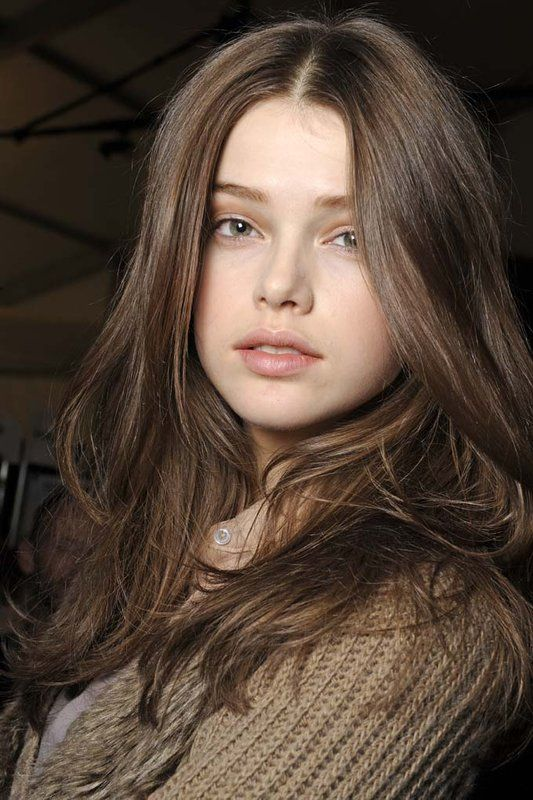
#> input picture img/chica.jpg, 533 x 800 px
$ jupyter execute 09_wda.ipynb
#> lines starting #> are read from the running program, lines starting #| are printed output that depends on the picture
[cell 1]
import cv2 as cv
import numpy as np
import matplotlib.pyplot as plt
import imutils

[cell 2]
img =  cv.imread('..//img/chica.jpg', 0)
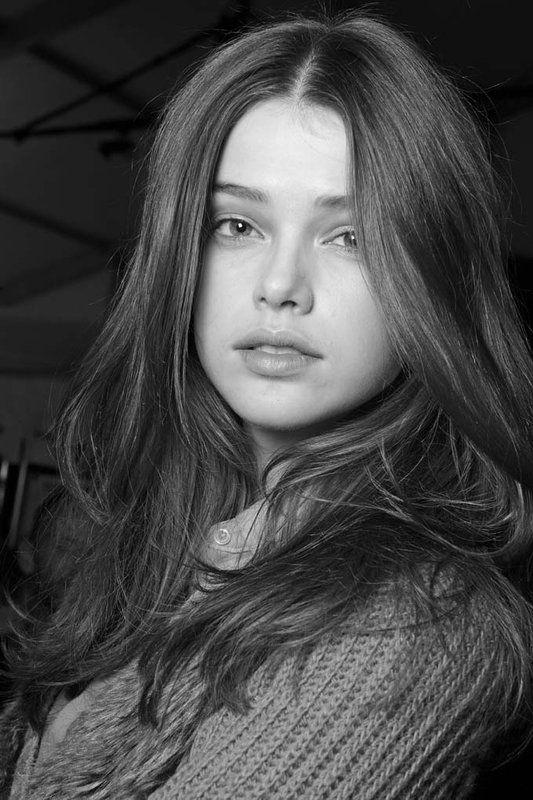
#> img: shape (800, 533); min 0, max 255, mean 71.7

t1 = np.fft.fft2(img)
t2 = np.fft.fftshift(t1)
fila, columna = img.shape
#> fila = 800; columna = 533
fila1, columna1 = fila // 2, columna // 2
#> fila1 = 400; columna1 = 266

t2[fila - 5: fila + 5, columna1 - 5: columna1 + 5] = 0
t3 = np.fft.ifftshift(t2)

imgFin = np.fft.irfft2(t3)
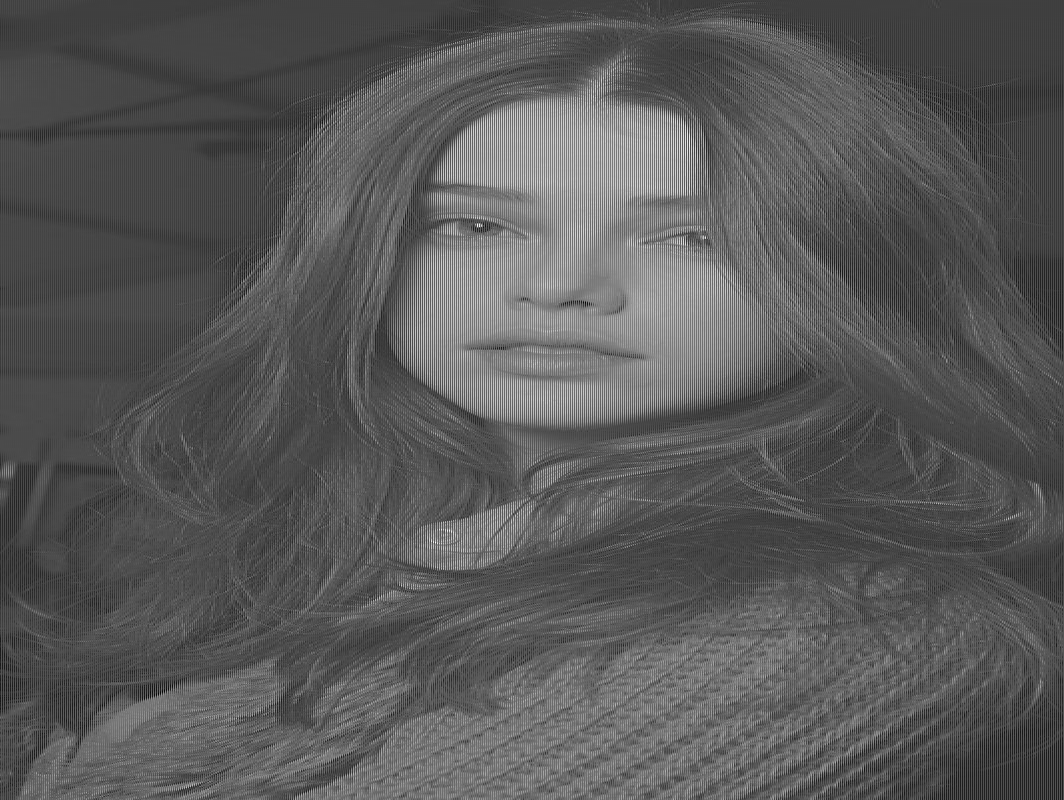
#> imgFin: shape (800, 1064) float64; min -61.58, max 217, mean 35.9; drawn with min black and max white
imgFin = np.abs(imgFin)
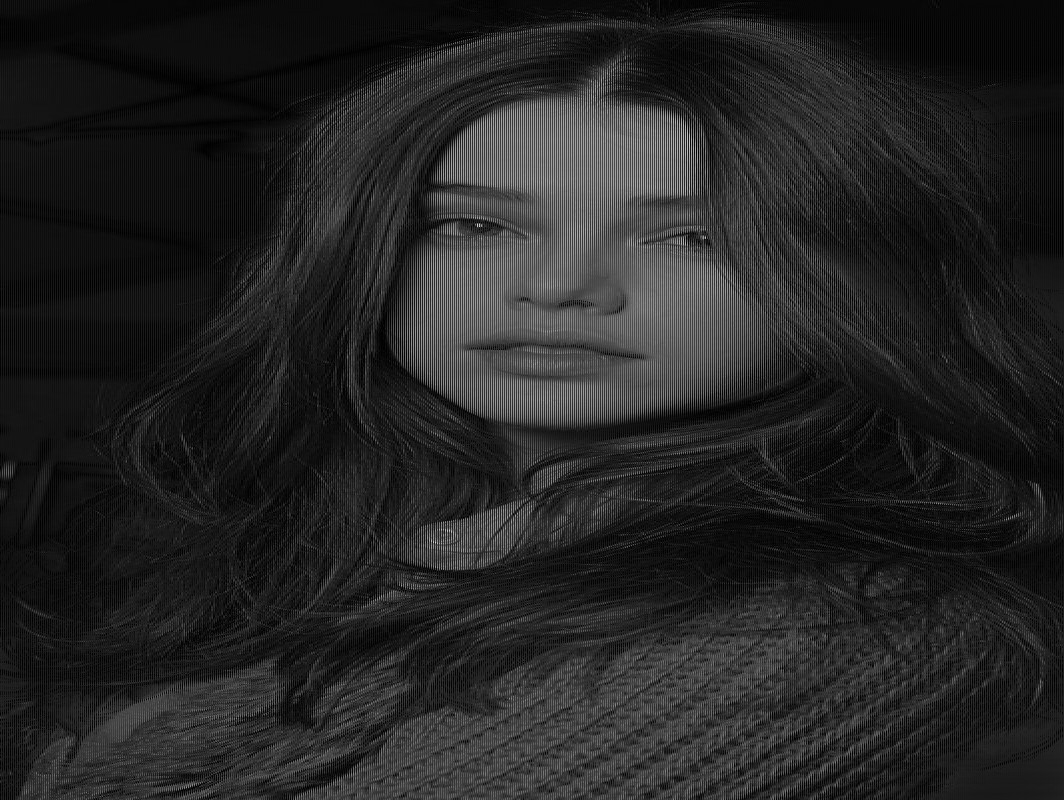
#> imgFin: shape (800, 1064) float64; min 8.6e-05, max 217, mean 37.4


espectro = 20 * np.log(np.abs(t2))
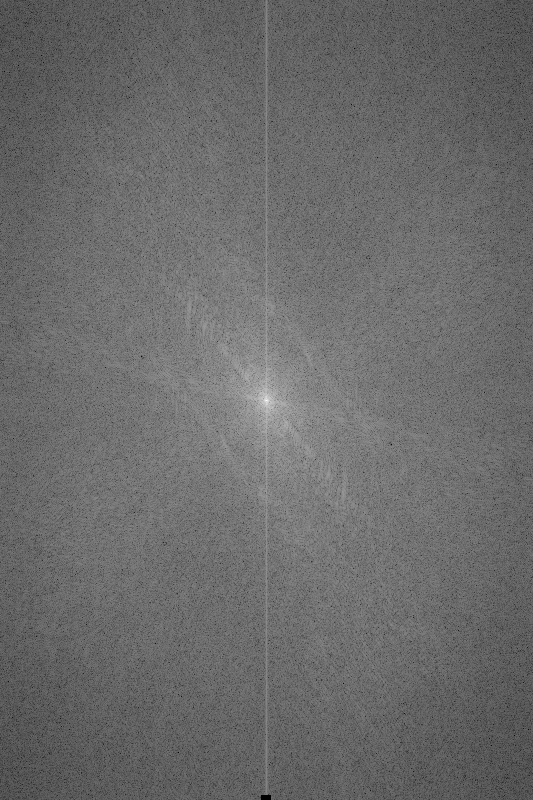
#> espectro: shape (800, 533) float64; 0.01% of the values are NaN or infinite; the others: min 41.07, max 344.7, mean 168.6; drawn with min black, max white, NaN and infinite black

plt.figure(figsize=(10, 10))

plt.subplot(1,3,1)
plt.title('Imagen Original')
plt.imshow(img, cmap='gray')

plt.subplot(1,3,2)
plt.title('Imagen Transformada')
plt.imshow(imgFin, cmap='gray')

plt.subplot(1,3,3)
plt.title('Imagen Espectro')
plt.imshow(espectro, cmap='gray')

plt.tight_layout()
plt.show()

[cell 3]
img = cv.imread('..//img/chica.jpg')
#> img is the input picture: shape (800, 533, 3); mean B, G, R 55.9, 68.1, 84.8

plt.imshow(img)
plt.show()

angulo = 50
rotar = imutils.rotate(img, angle=angulo)
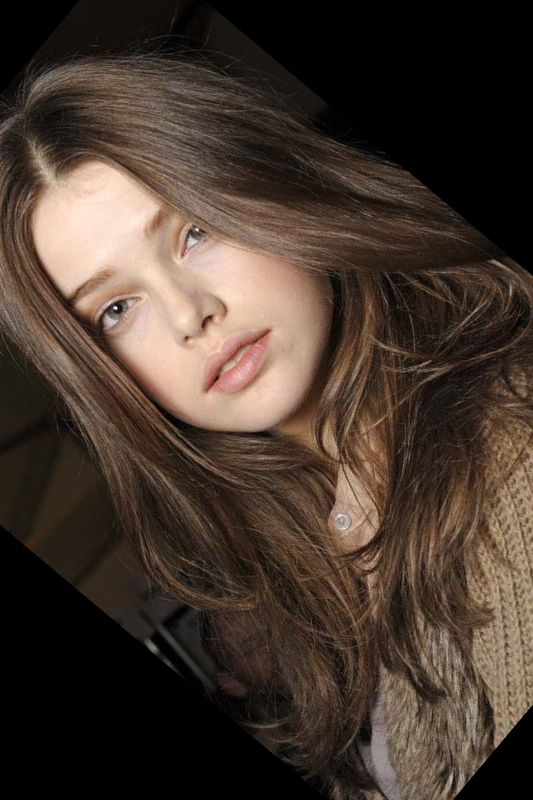
#> rotar: shape (800, 533, 3); mean B, G, R 46.5, 56.2, 70.2

plt.imshow(rotar)
plt.show()

[cell 4]
img = cv.imread('..//img/chica.jpg')

escala = 0.6

img_redim = cv.resize(img, None, fx=escala, fy=escala)

plt.figure(figsize=(10, 10))

plt.subplot(1,2,1)
plt.title('Original')
plt.imshow(cv.cvtColor(img, cv.COLOR_BGR2RGB))

plt.subplot(1,2,2)
plt.title('Imagen escalada')
plt.imshow(cv.cvtColor(img_redim, cv.COLOR_BGR2RGB))

plt.tight_layout()
plt.show()
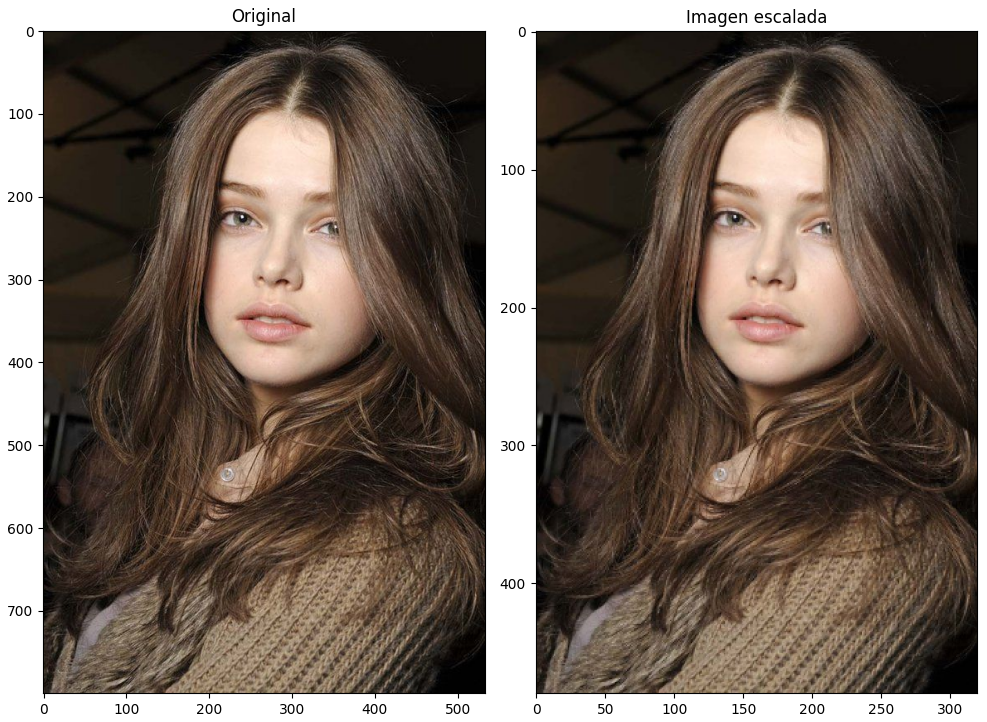
#> figure drawn by matplotlib, 2 panels

[cell 5]
img = cv.imread('..//img/chica.jpg')

x = 120
y = 60

matriz_tras = np.float32([[1, 0, x], [0, 1, y]])

img_tras = cv.warpAffine(img, matriz_tras, (img.shape[1], img.shape[0]))
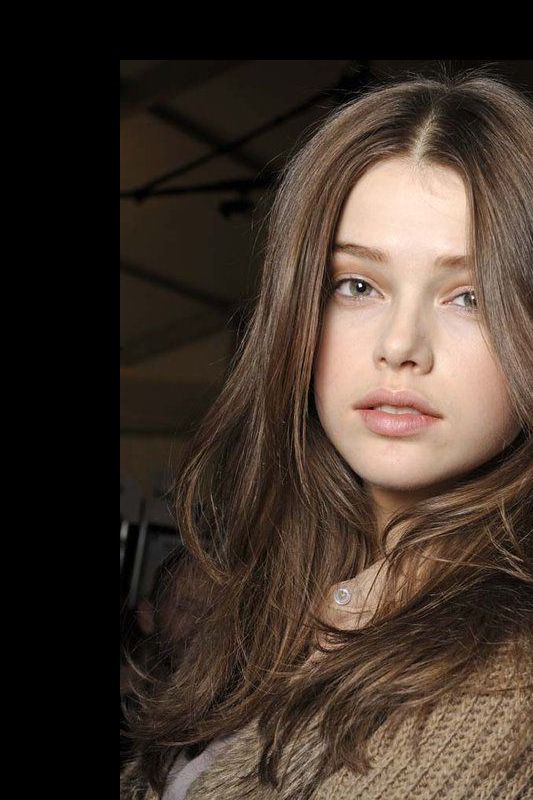
#> img_tras: shape (800, 533, 3); mean B, G, R 43.5, 52.9, 66.1

plt.figure(figsize=(10, 5))

plt.subplot(1,2,1)
plt.title('Original')
plt.imshow(img)

plt.subplot(1,2,2)
plt.title('Imagen trasladada')
plt.imshow(img_tras)

plt.tight_layout()
plt.show()
#> figure, not shown here; B, G, R data is drawn as R, G, B
